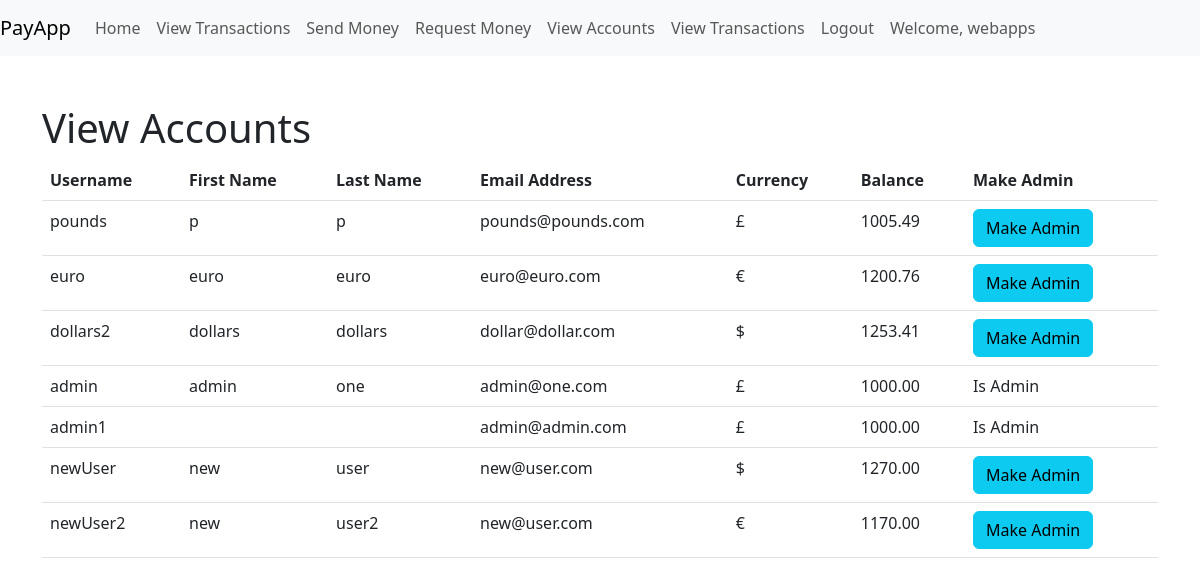
Screenshot of /view_accounts/ (signed in) with the database file from the repository.
### payapp/models.py (models this page shows, shortened)
class Money(models.Model):
    name = models.ForeignKey(User, on_delete=models.CASCADE)
    money = models.DecimalField(default=1000, decimal_places=2, max_digits=14)
    currency = models.CharField(max_length=1, default='£')  # £,$,€

### adminpages/views.py (the view, shortened to what this page needs)
# urls.py: path('view_accounts/', admin_views.view_accounts, name="view_accounts"),
@csrf_protect
def view_accounts(request):
    if request.user.is_superuser:
        users = Money.objects.prefetch_related('name')
        return render(request, "adminpages/view_accounts.html", {"users": users})
    return redirect("home")

### templates/adminpages/view_accounts.html (shortened to what this page needs)
{% extends 'base.html' %}
{% load crispy_forms_filters %}
{% block content %}
    <h1>View Accounts</h1>
    <table class="table">
        <th> Username </th>
        <th> First Name </th>
        <th> Last Name </th>
        <th> Email Address </th>
        <th> Currency </th>
        <th> Balance </th>
        <th> Make Admin </th>
        {% for user in users %}
            <tr>
                <td>{{ user.name.username }}</td>
                <td>{{ user.name.first_name }}</td>
                <td>{{ user.name.last_name }}</td>
                <td>{{ user.name.email }}</td>
                <td>{{ user.currency }}</td>
                <td>{{ user.money }}</td>
                {% if not user.name.is_superuser %}
                <td><form method="post">{% csrf_token %}
                    <button class="btn btn-info" name="make_super" value="{{ user.name.id }}">Make Admin</button></form></td>
                {% else %}
                    <td> Is Admin</td>
                {% endif %}
            </tr>
        {% endfor %}
    </table>
{% endblock %}

### templates/base.html (shortened to what this page needs)
<!DOCTYPE html>
<html lang="en">
{% load crispy_forms_tags %}
<head>
    <link href="https://cdn.jsdelivr.net/npm/bootstrap@5.3.0-alpha1/dist/css/bootstrap.min.css" rel="stylesheet">
</head>
<nav class="navbar navbar-expand-lg navbar-light bg-light">
    <a class="navbar-brand" href="/home"> PayApp </a>
    <div class="collapse navbar-collapse" id="navbarText">
        <ul class="navbar-nav mr-auto">
            {% if user.is_authenticated %}
                <li class="nav-item">
                    <a class="nav-link" href="/home">Home</a>
                </li>
                <li class="nav-item">
                    <a class="nav-link" href="/transactions">View Transactions</a>
                </li>
                <li class="nav-item">
                    <a class="nav-link" href="/send_money">Send Money</a>
                </li>
                <li class="nav-item">
                    <a class="nav-link" href="/request_money">Request Money</a>
                </li>
                {% if user.is_superuser %}
                    <li class="nav-item">
                        <a class="nav-link" href="/view_accounts">View Accounts</a>
                    </li>
                    <li class="nav-item">
                        <a class="nav-link" href="/view_transactions">View Transactions</a>
                    </li>
                {% endif %}
                <li class="nav-item">
                    <a class="nav-link" href="/logout">Logout</a>
                </li>
                <li class="nav-item">
                    <a class="nav-link" href="#"> Welcome, {{user.username}} </a>
                </li>
            {% else %}
                <li class="nav-item">
                    <a class="nav-link" href="/login">Login</a>
                </li>
            {% endif %}
        </ul>
    </div>
</nav>
<body>
<div class="container py-5">
    {% block content %}
    {% endblock %}
</div>
</body>
</html>

### rows the page displays
Money: name.username "pounds", name.first_name "p", name.last_name "p", name.email "pounds@pounds.com", currency "£", money "1005.49"
Money: name.username "euro", name.first_name "euro", name.last_name "euro", name.email "euro@euro.com", currency "€", money "1200.76"
Money: name.username "dollars2", name.first_name "dollars", name.last_name "dollars", name.email "dollar@dollar.com", currency "$", money "1253.41"
Money: name.username "admin", name.first_name "admin", name.last_name "one", name.email "admin@one.com", currency "£", money "1000.00", shows "Is Admin"
Money: name.username "admin1", name.email "admin@admin.com", currency "£", money "1000.00", shows "Is Admin"
Money: name.username "newUser", name.first_name "new", name.last_name "user", name.email "new@user.com", currency "$", money "1270.00"
Money: name.username "newUser2", name.first_name "new", name.last_name "user2", name.email "new@user.com", currency "€", money "1170.00"

### other values shown
{{ user.username }} "webapps"
